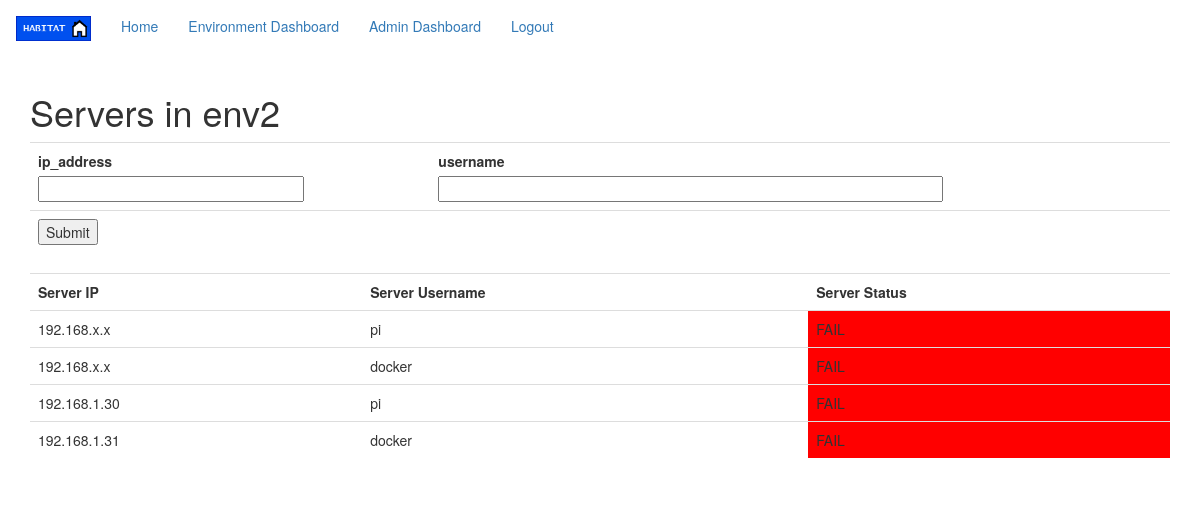
Screenshot of /servers/5 (signed in) with the database file from the repository.
### app/models/Environment.py (models this page shows, shortened)
class Environment(db.Model):
    id = db.Column(db.Integer, primary_key=True)
    name = db.Column(db.String(120), index=True, unique=True)
    env_status = db.Column(db.Integer, index=True, default=1)
    status_timestamp = db.Column(db.DateTime, index=True, default=datetime.utcnow)
    approval_status = db.Column(db.Integer, index=True, default=1)
    approval_timestamp = (db.Column(db.DateTime, index=True, default=datetime.utcnow))
    timing = (db.Column(db.Integer, default=30))
    user_id_fk = db.Column(db.Integer, db.ForeignKey('user.id'))
    servers = db.relationship('Server', backref='server_in_env', lazy='dynamic')

### app/models/Server.py (models this page shows, shortened)
class Server(db.Model):
    id = db.Column(db.Integer, primary_key=True)
    ip_address = db.Column(db.String(20), index=True)
    username = db.Column(db.String(64))
    server_status = db.Column(db.Integer, index=True)
    status_timestamp = (db.Column(db.DateTime, index=True, default=datetime.utcnow))
    approval_status = (db.Column(db.Integer, index=True))
    approval_timestamp = (db.Column(db.DateTime, index=True, default=datetime.utcnow))
    env_id_fk = db.Column(db.Integer, db.ForeignKey('environment.id'))
    servers = db.relationship('Command', backref='command_in_server', lazy='dynamic')

### app/routes.py (the view)
@app.route('/servers/<env_id_fk>', methods=["GET", "POST"])
@login_required
def servers(env_id_fk):
    environment = Environment.query.filter_by(id=env_id_fk).first()
    user = current_user
    servers = Server.query.filter_by(env_id_fk=env_id_fk).all()
    form = ServerForm()
    if form.validate_on_submit():
        server = Server(ip_address=form.ip_address.data, username=form.username.data, env_id_fk=env_id_fk)
        db.session.add(server)
        db.session.commit()
        return redirect(url_for('servers', env_id_fk=env_id_fk))
    return render_template('servers.html', servers=servers, user=user, environment=environment, form=form)

### app/views/ServerForm.py
class ServerForm(FlaskForm):
    ip_address = StringField('ip_address', validators=[DataRequired()])
    username = StringField('username', validators=[DataRequired()])
    submit = SubmitField('Submit')

### app/models/User.py (called while the page is built)
    @login.user_loader
    def load_user(id):
        return User.query.get(int(id))

### app/templates/servers.html (shortened to what this page needs)
{% extends "navigation.html" %}
{% block app_content %}
<h1>Servers in {{ environment.name }}</h1>
<table class="table" style="width:100%">
<form action="" method="post">
    <tr>
    <td class="form-group">
        {{ form.ip_address.label }}<br>
        {{ form.ip_address(size=32) }}<br>
    </td>
    <td class="form-group">
        {{ form.username.label }}<br>
        {{ form.username(size=64) }}<br>
    </td>
    </tr>
    <tr><td class="form-group">{{ form.submit() }}</td><td></td></tr>
</form>
</table>
<table style="width:100%" class="table">
    <tr>
        <th>Server IP</th>
        <th>Server Username</th>
        <th>Server Status</th>
    </tr>
    {% for server in servers %}
    <tr>
        <td>{{ server.ip_address }}</td>
        <td>{{ server.username }}</td>
        {% if server.server_status == 2 %}
        <td style="background-color:green">PASS</td>
        {% elif server.server_status == 1 %}
        <td style="background-color:orange">INVESTIGATION ONGOING</td>
        {% else %}
        <td style="background-color:red">FAIL</td>
        {% endif %}
    </tr>
    {% endfor %}
</table>
{% endblock %}

### rows the page displays
Environment: name "env2"
Server: ip_address "192.168.x.x", username "pi", shows "FAIL"
Server: ip_address "192.168.x.x", username "docker", shows "FAIL"
Server: ip_address "192.168.1.30", username "pi", shows "FAIL"
Server: ip_address "192.168.1.31", username "docker", shows "FAIL"
